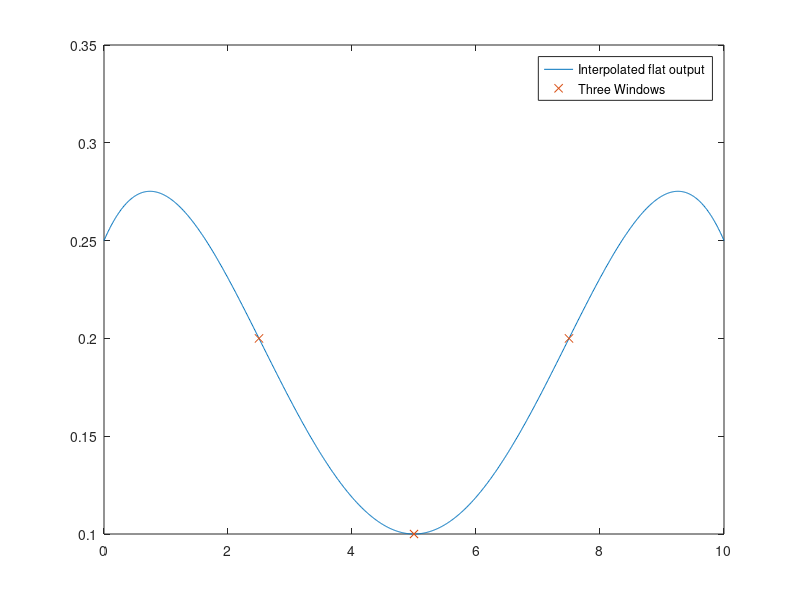

This chart was generated by the following MATLAB code: (Note: this script raises an error after producing the figure.)
%% Quadrotor Attitude Pendulum SO(3)x S(2)x R - Dynamics Simulation and Geometry Control
close all;
%% Parameters
data.params.mQ = 0.5;
data.params.mL = 0.087;
data.params.J = [2.32e-3,0,0;0,2.32e-3,0;0,0,4e-3];
data.params.g = 9.81;
data.params.e1 = [1;0;0];
data.params.e2 = [0;1;0];
data.params.e3 = [0;0;1];
data.params.a = 0.03;
data.params.Jp = 3e-4;

%% Get initial condition from the nominal trajectory
xL = [0.5;-0.5;2.5-0.5];
vL = zeros(3,1);
th = 135*pi/180;
q = [ sin(th);0;cos(th)];
omega = [0;0;0];
R = eye(3,3);
Omega = [0;0;0];
l = 1;
dl = 0;

%% In-Sanity checks on initial condition
if(abs(norm(q)-1) > 1e-2)
    disp('Error in q') ; keyboard ;
end

x_0 = [xL; vL; q; omega; reshape(R, 9,1); Omega; l; dl];

%% Window Passing Case (Cable Length Generation)
% we use polynomial function to generate aimed cable length generation
T = 10;
WindowNum = [0,0.25*T,0.5*T,0.75*T,T];
LengthNum = [0.25,0.2,0.1,0.2,0.25];

Res = polyfit(WindowNum,LengthNum,4);
TimeSpan = linspace(0,T,1000);
plot(TimeSpan,polyval(Res,TimeSpan),'-',WindowNum(2:4),LengthNum(2:4),'x');
legend('Interpolated flat output','Three Windows')
syms l_interp  dl_interp d2l_interp d3l_interp d4l_interp t
data.obsta.l_interp = Res(1)*t^4+ Res(2)*t^3+ Res(3)*t^2+ Res(4)*t+ Res(5);
data.obsta.dl_interp = diff(data.obsta.l_interp,1);
data.obsta.d2l_interp = diff(data.obsta.l_interp,2);
data.obsta.d3l_interp = diff(data.obsta.l_interp,3);
data.obsta.d4l_interp = diff(data.obsta.l_interp,4);

%% Solving Dynamical Equations
odeopts = [];
[t, x] = ode45(@odefun_control, [0 10], x_0, odeopts, data);

%% Compute various quantities

disp('Computing...') ;
ind = round(linspace(1, length(t), round(0.1*length(t)))) ;
for j=ind
    [~, xLd_, Rd, qd_, ld_, f_, M_, tau_] = odefun_control(t(j), x(j,:)', data) ;
    [phi_d(j),theta_d(j),psi_d(j)] = RotToRPY_ZXY(Rd) ;
    [phi(j),theta(j),psi(j)] = RotToRPY_ZXY(reshape(x(j,13:21),3,3));
    xLd(j,:)=xLd_';
    M(j,:) = M_' ;
    f(j,:) = f_' ;
    qd(j,:) = qd_';
    el(j) = norm(x(j,25)'-ld_');
    psi_q(j) = 1 - qd_'*x(j, 7:9)' ;
    psi_R(j) = 0.5*trace(eye(3,3) - Rd'*reshape(x(j,13:21),3,3)) ;
    psi_exL(j) = norm(x(j,1:3)-xLd_');
    psi_exL1(j) = x(j,1)-xLd_(1);
    psi_exL2(j) = x(j,2)-xLd_(2);
    psi_exL3(j) = x(j,3)-xLd_(3);
    
    tau(j,:) = tau_;
end

disp('Computing...') ;
ind = round(linspace(1, length(t), round(0.1*length(t)))) ;

%% Plotting various states/outputs/inputs

% Input Moment
figure;
plot(t(ind), M(ind,1),t(ind), M(ind,2),t(ind), M(ind,3)) ;
legend('M(1)','M(2)','M(3)');title('Quad-Moment');
grid on ; xlabel('Time (s)') ;

% Input Thrust
figure;
plot(t(ind), f(ind,1)) ;
legend('f'); title('Quad-Thrust');
grid on ; xlabel('Time (s)')

% Input Torque
figure;
plot(t(ind), tau(ind,1)) ;
legend('\tau'); title('Pulley-Torque');
grid on ; xlabel('Time (s)')

% Configuration Errors
figure ; plot(t(ind), psi_R(ind)) ;
grid on ; xlabel('Time (s)') ; title('psi-R')
figure ; plot(t(ind), psi_q(ind)) ;
grid on ; xlabel('Time (s)') ; title('psi-q')
figure; plot(t(ind),psi_exL(ind));
grid on; xlabel('Time (s)'); title('position error');
figure; plot(t(ind),el(ind));
grid on; xlabel('Time (s)'); title('cable length error');
figure; plot(t(ind),psi_exL1(ind),t(ind),psi_exL2(ind),t(ind),psi_exL3(ind))
grid on; xlabel('Time (s)'); title('Position Error');
% Load Position
figure ; plot(t, x(:, 1:3)) ;
grid ; title('xL') ; legend('x','y','z') ; xlabel('Time (s)') ;

% Quadrotor Attitude
figure ; plot(t(ind), phi_d(ind)*180/pi, 'b:', t(ind), theta_d(ind)*180/pi, 'g:', t(ind), psi_d(ind)*180/pi, 'r:') ;
hold on ; plot(t(ind), phi(ind)*180/pi, 'b', t(ind), theta(ind)*180/pi, 'g', t(ind), psi(ind)*180/pi, 'r') ;
grid ; xlabel('Time (s)') ; ylabel('deg') ; title('Quad Atttitude') ;
legend('phi_d','theta_d','psi_d','phi','theta','psi');

% Load Attitude
figure ; plot(t(ind), qd(ind,1), 'b:',t(ind), qd(ind,2), 'g:',t(ind), qd(ind,3), 'r:') ;
hold on ; plot(t(ind), x(ind, 7),'b',t(ind), x(ind, 8),'g',t(ind), x(ind, 9),'r') ;
xlabel('Time (s)');title('Load Attitude') ; grid ;
legend('q_d1','q_d2','q_d3','q_1','q_2','q_3');

%% Animation
animate_3dquad_load(t, x, t(ind), xLd(ind,:));